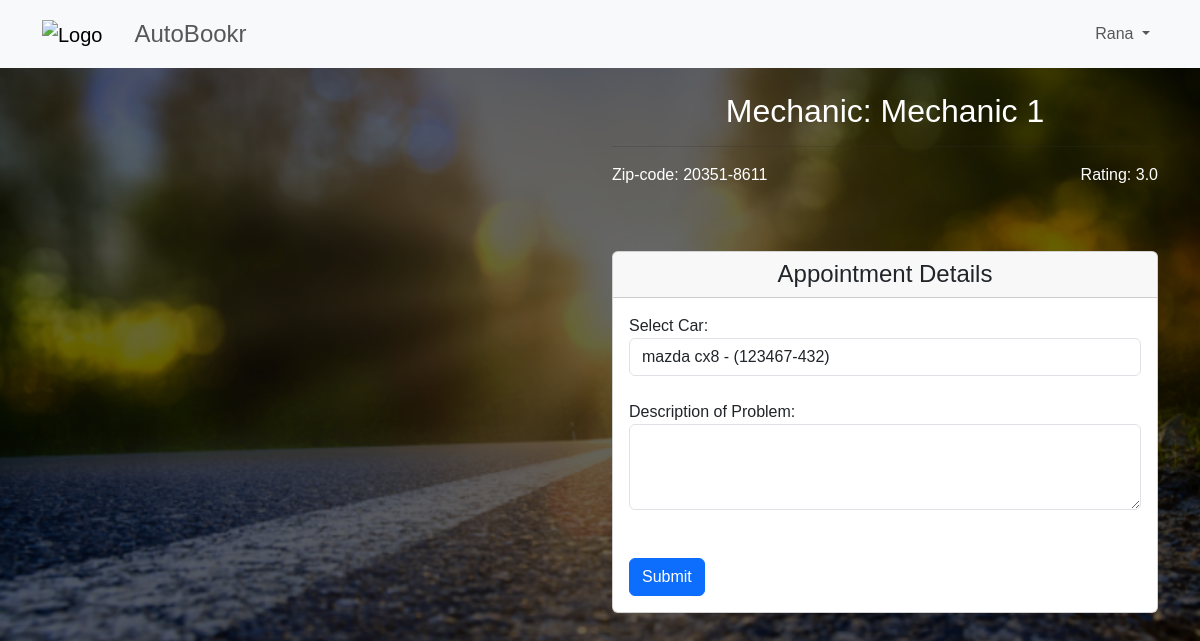
Screenshot of /customer/booking_form/1 (signed in) with the database file from the repository.
### tables this page shows
CREATE TABLE customers (
  email VARCHAR(320) PRIMARY KEY,
  name VARCHAR(320) NOT NULL,
  hash TEXT NOT NULL
);

CREATE TABLE mechanics (
  mechanic_id INTEGER PRIMARY KEY,
  email VARCHAR(320) UNIQUE NOT NULL,
  name VARCHAR(320) NOT NULL,
  zipcode CHAR(10) NOT NULL,
  ein CHAR(10) NOT NULL,
  hash TEXT NOT NULL
);

### mechanic_site/customer.py (the view, shortened to what this page needs)
@bp.route('booking_form/<id>', methods=('GET','POST'))
def booking_form(id):
    db = get_db()
    mechanic = db.execute(
        '''
        SELECT mechanics.*, AVG(appointments.review_score) AS average_rating
        FROM mechanics
        LEFT JOIN appointments ON mechanics.mechanic_id = appointments.mechanic_id
        WHERE mechanics.mechanic_id = ?
        GROUP BY mechanics.mechanic_id
        ''',
        (id,)
    ).fetchone()
    customer_cars = db.execute(
        'SELECT * FROM cars WHERE owner_email = ?',
        (g.user['email'],)
    ).fetchall()
    appointments = db.execute(
        '''
        SELECT
            start_time,
            end_time
        FROM
            appointments
        WHERE
            mechanic_id = ?
        ''',
        (id,)
    ).fetchall()
    return render_template("customer/create_appointment.html", mechanic=mechanic, customer_cars=customer_cars, appointments=appointments)

### mechanic_site/auth.py (called while the page is built)
@bp.before_app_request
def load_logged_in_user():
    user_email = session.get('user_email')
    g.user_type = session.get('user_type')
    if user_email is None:
        g.user = None
    else:
        g.user = get_db().execute(
            f'SELECT * FROM {g.user_type+"s"} WHERE email = ?', (user_email,)
        ).fetchone()

### mechanic_site/db.py (called while the page is built)
def get_db():
    if 'db' not in g:
        g.db = sqlite3.connect(
            current_app.config['DATABASE'],
            detect_types=sqlite3.PARSE_DECLTYPES
        )
        g.db.row_factory = sqlite3.Row
    return g.db

### mechanic_site/templates/customer/create_appointment.html (shortened to what this page needs)
{% extends 'base.html' %}
{% block content %}
<div class="container">
    <div class="row justify-content-center">
        <div class="col-md-6" id = "map-container">
            <div id="map" style="height: 100%;"></div>
        </div>
        <div class="col-md-6">
            <h2 class="text-center">Mechanic: {{ mechanic.name }}</h2>
            <hr>
            <div class="d-flex justify-content-between">
                <p class="mb-0">Zip-code: {{ mechanic.zipcode }}</p>
                <p class="mb-0 text-right">Rating: {{ mechanic.average_rating }}</p>
            </div>
            <br>
            <br>
            <div class="card mt-3">
                <h4 class="text-center card-header">Appointment Details</h3>
                <div class="card-body">
                    <form action="" method="POST">
                        <div class="form-group">
                            <label for="car">Select Car:</label>
                            <select class="form-control" id="car" name="car" onchange="selectChange()">
                                {% for car in customer_cars %}
                                <option value="{{ car.registration }}">{{ car.make }} - {{ car.model }} ({{ car.registration }})</option>
                                {% endfor %}
                            </select>
                        </div>
                        <br>
                        <div class="form-group">
                            <label for="description">Description of Problem:</label>
                            <textarea class="form-control" id="description" name="description" rows="3"></textarea>
                        </div>
                        <br>
                        <br>
                        <button type="submit" class="btn btn-primary"  onclick="return validateForm()">Submit</button>
                    </form>
                </div>
            </div>
        </div>
    </div>
</div>
{% endblock %}

### mechanic_site/templates/base.html (shortened to what this page needs)
<!DOCTYPE html>
<html lang="en">
<head>
    <link href="https://cdn.jsdelivr.net/npm/bootstrap@5.3.3/dist/css/bootstrap.min.css" rel="stylesheet">
</head>
<body>
    <nav class="navbar navbar-expand-lg navbar-light bg-light">
        <div class="container">
            <a class="navbar-brand" href="/"><img src="https://png.pngtree.com/png-vector/20190215/ourmid/pngtree-vector-wrench-icon-png-image_515386.jpg" alt="Logo" height="30"></a>
            <span class="navbar-text fs-4 mx-3"> AutoBookr</span>
            <div class="collapse navbar-collapse" id="navbarSupportedContent">
                {% if g.user %}
                <ul class="navbar-nav ml-auto">
                    <li class="nav-item dropdown">
                        <a class="nav-link dropdown-toggle" href="#" id="userDropdown" role="button" data-bs-toggle="dropdown" aria-expanded="false">
                            {{g.user["name"] }}
                        </a>
                    </li>
                </ul>
                {% endif %}
            </div>
        </div>
    </nav>
    {% block content %}
    {% endblock %}
</body>
</html>

### rows the page displays
customers: user.name "Rana"
mechanics: name "Mechanic 1", zipcode "20351-8611"

### other values shown
{{ mechanic.average_rating }} "3.0"
form field car "mazda cx8 - (123467-432)"
